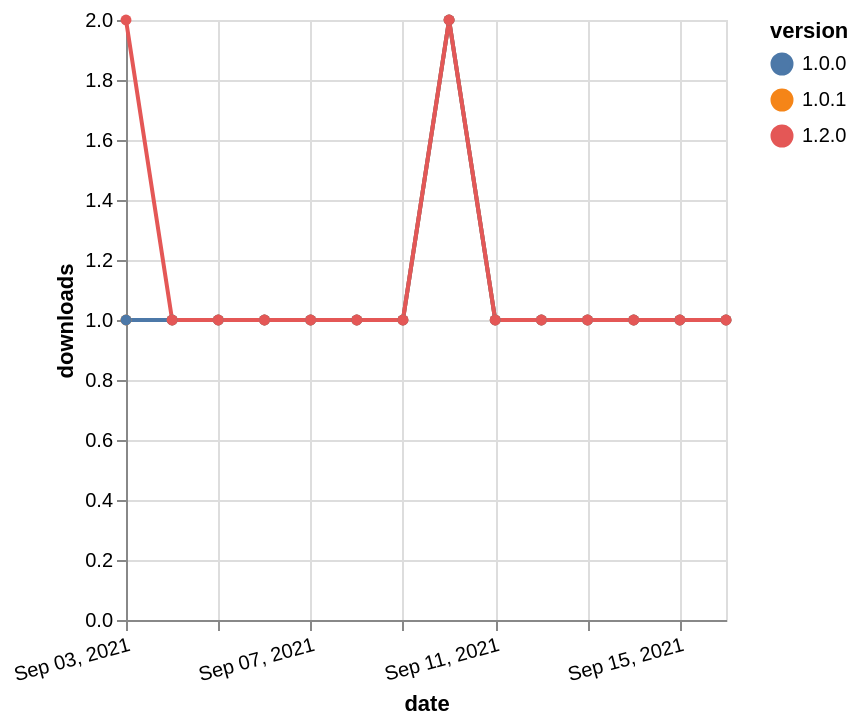

Express this chart as Vega-Lite.
### Vega-Lite specification from a JSON file in a GitHub repository (floating-point values rounded to 4 significant figures)
{"$schema": "https://vega.github.io/schema/vega-lite/v5.json", "description": "A simple bar chart with embedded data.", "data": {"values": [{"date": "2021-09-03", "total": 123, "delta": 1, "version": "1.0.1"}, {"date": "2021-09-04", "total": 124, "delta": 1, "version": "1.0.1"}, {"date": "2021-09-05", "total": 125, "delta": 1, "version": "1.0.1"}, {"date": "2021-09-06", "total": 126, "delta": 1, "version": "1.0.1"}, {"date": "2021-09-07", "total": 127, "delta": 1, "version": "1.0.1"}, {"date": "2021-09-08", "total": 128, "delta": 1, "version": "1.0.1"}, {"date": "2021-09-09", "total": 129, "delta": 1, "version": "1.0.1"}, {"date": "2021-09-10", "total": 131, "delta": 2, "version": "1.0.1"}, {"date": "2021-09-11", "total": 132, "delta": 1, "version": "1.0.1"}, {"date": "2021-09-12", "total": 133, "delta": 1, "version": "1.0.1"}, {"date": "2021-09-13", "total": 134, "delta": 1, "version": "1.0.1"}, {"date": "2021-09-14", "total": 135, "delta": 1, "version": "1.0.1"}, {"date": "2021-09-15", "total": 136, "delta": 1, "version": "1.0.1"}, {"date": "2021-09-16", "total": 137, "delta": 1, "version": "1.0.1"}, {"date": "2021-09-03", "total": 138, "delta": 1, "version": "1.0.0"}, {"date": "2021-09-04", "total": 139, "delta": 1, "version": "1.0.0"}, {"date": "2021-09-05", "total": 140, "delta": 1, "version": "1.0.0"}, {"date": "2021-09-06", "total": 141, "delta": 1, "version": "1.0.0"}, {"date": "2021-09-07", "total": 142, "delta": 1, "version": "1.0.0"}, {"date": "2021-09-08", "total": 143, "delta": 1, "version": "1.0.0"}, {"date": "2021-09-09", "total": 144, "delta": 1, "version": "1.0.0"}, {"date": "2021-09-10", "total": 146, "delta": 2, "version": "1.0.0"}, {"date": "2021-09-11", "total": 147, "delta": 1, "version": "1.0.0"}, {"date": "2021-09-12", "total": 148, "delta": 1, "version": "1.0.0"}, {"date": "2021-09-13", "total": 149, "delta": 1, "version": "1.0.0"}, {"date": "2021-09-14", "total": 150, "delta": 1, "version": "1.0.0"}, {"date": "2021-09-15", "total": 151, "delta": 1, "version": "1.0.0"}, {"date": "2021-09-16", "total": 152, "delta": 1, "version": "1.0.0"}, {"date": "2021-09-03", "total": 113, "delta": 2, "version": "1.2.0"}, {"date": "2021-09-04", "total": 114, "delta": 1, "version": "1.2.0"}, {"date": "2021-09-05", "total": 115, "delta": 1, "version": "1.2.0"}, {"date": "2021-09-06", "total": 116, "delta": 1, "version": "1.2.0"}, {"date": "2021-09-07", "total": 117, "delta": 1, "version": "1.2.0"}, {"date": "2021-09-08", "total": 118, "delta": 1, "version": "1.2.0"}, {"date": "2021-09-09", "total": 119, "delta": 1, "version": "1.2.0"}, {"date": "2021-09-10", "total": 121, "delta": 2, "version": "1.2.0"}, {"date": "2021-09-11", "total": 122, "delta": 1, "version": "1.2.0"}, {"date": "2021-09-12", "total": 123, "delta": 1, "version": "1.2.0"}, {"date": "2021-09-13", "total": 124, "delta": 1, "version": "1.2.0"}, {"date": "2021-09-14", "total": 125, "delta": 1, "version": "1.2.0"}, {"date": "2021-09-15", "total": 126, "delta": 1, "version": "1.2.0"}, {"date": "2021-09-16", "total": 127, "delta": 1, "version": "1.2.0"}]}, "width": "container", "mark": {"type": "line", "point": {"filled": true}}, "encoding": {"x": {"field": "date", "type": "temporal", "timeUnit": "yearmonthdate", "title": "date", "axis": {"labelAngle": -15}}, "y": {"field": "delta", "type": "quantitative", "title": "downloads"}, "color": {"field": "version", "type": "nominal"}, "tooltip": {"field": "delta"}}}
